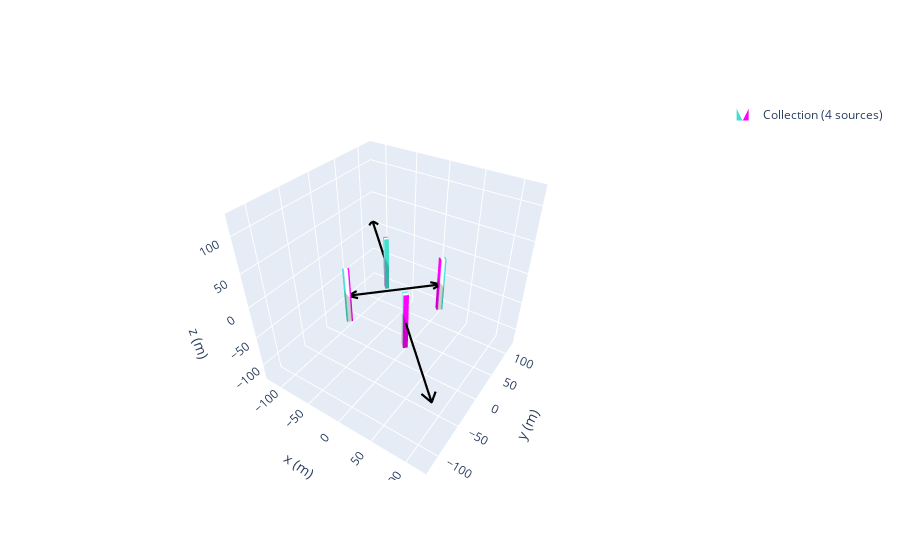

Write notebook code for a chart like this one.
### Code cell
tfmot = magpy.Collection()
N = 2
angles = [45,135,225,315]
angles_d = [180,0,180,0]
l = 30
mstyle = dict(
    mode="color+arrow",
    color=dict(north="magenta", middle="white", south="turquoise"),
    arrow=dict(width=2, color="k")
)
for a in range(len(angles)):
    cube= magpy.magnet.Cuboid(
    dimension=(8,6,80),
    polarization=(1.42,0,0),
    position=(30+l,0,0),
    style_magnetization=mstyle )
    
    cube.rotate_from_angax(angles[a], 'z',anchor = 0)
    cube.rotate_from_angax(angles_d[a], 'z')

    tfmot.add(cube)

magpy.show(tfmot, backend='plotly',)

### Figure 1 — Plotly figure (JSON) as saved in the notebook; plotly's stock layout.template omitted (floating-point values rounded to 4 significant figures)
{"data": [{"color": "#2e91e5", "colorscale": [[0, "turquoise"], [0.16, "turquoise"], [0.26, "white"], [0.74, "white"], [0.84, "magenta"], [1, "magenta"]], "i": [7, 0, 0, 0, 4, 4, 2, 6, 4, 0, 3, 7, 15, 8, 8, 8, 12, 12, 10, 14, 12, 8, 11, 15, 23, 16, 16, 16, 20, 20, 18, 22, 20, 16, 19, 23, 31, 24, 24, 24, 28, 28, 26, 30, 28, 24, 27, 31], "intensity": [0, 0, 1, 1, 0, 0, 1, 1, 0, 0, 1, 1, 0, 0, 1, 1, 0, 0, 1, 1, 0, 0, 1, 1, 0, 0, 1, 1, 0, 0, 1, 1], "j": [0, 7, 1, 2, 6, 7, 1, 2, 5, 5, 2, 2, 8, 15, 9, 10, 14, 15, 9, 10, 13, 13, 10, 10, 16, 23, 17, 18, 22, 23, 17, 18, 21, 21, 18, 18, 24, 31, 25, 26, 30, 31, 25, 26, 29, 29, 26, 26], "k": [3, 4, 2, 3, 5, 6, 5, 5, 0, 1, 7, 6, 11, 12, 10, 11, 13, 14, 13, 13, 8, 9, 15, 14, 19, 20, 18, 19, 21, 22, 21, 21, 16, 17, 23, 22, 27, 28, 26, 27, 29, 30, 29, 29, 24, 25, 31, 30], "legendgroup": "Collection(id=1438035154688)", "name": "Collection (4 sources)", "opacity": 1, "showlegend": true, "showscale": false, "type": "mesh3d", "x": [43.13, 47.38, 41.72, 37.48, 43.13, 47.38, 41.72, 37.48, -37.48, -41.72, -47.38, -43.13, -37.48, -41.72, -47.38, -43.13, -43.13, -47.38, -41.72, -37.48, -43.13, -47.38, -41.72, -37.48, 37.48, 41.72, 47.38, 43.13, 37.48, 41.72, 47.38, 43.13], "y": [47.38, 43.13, 37.48, 41.72, 47.38, 43.13, 37.48, 41.72, 41.72, 37.48, 43.13, 47.38, 41.72, 37.48, 43.13, 47.38, -47.38, -43.13, -37.48, -41.72, -47.38, -43.13, -37.48, -41.72, -41.72, -37.48, -43.13, -47.38, -41.72, -37.48, -43.13, -47.38], "z": [-40, -40, -40, -40, 40, 40, 40, 40, -40, -40, -40, -40, 40, 40, 40, 40, -40.0, -40.0, -40.0, -40.0, 40.0, 40.0, 40.0, 40.0, -40, -40, -40, -40, 40, 40, 40, 40]}, {"legendgroup": "Collection(id=1438035154688)", "line": {"color": "black", "dash": "solid", "width": 4.4}, "mode": "lines", "name": "Collection (4 sources)", "opacity": 1, "showlegend": false, "type": "scatter3d", "x": [null, 42.43, -42.43, -28.85, -42.43, -39.03, -42.43, -42.43, null, -42.43, -127.3, -123.9, -127.3, -113.7, -127.3, -127.3, null, -42.43, 42.43, 28.85, 42.43, 39.03, 42.43, 42.43, null, 42.43, 127.3, 123.9, 127.3, 113.7, 127.3, 127.3], "y": [null, 42.43, -42.43, -39.03, -42.43, -28.85, -42.43, -42.43, null, 42.43, 127.3, 113.7, 127.3, 123.9, 127.3, 127.3, null, -42.43, 42.43, 39.03, 42.43, 28.85, 42.43, 42.43, null, -42.43, -127.3, -113.7, -127.3, -123.9, -127.3, -127.3], "z": [null, 0, 0, 0, 0, 0, 0, 0, null, 0, 0, 0, 0, 0, 0, 0, null, 0, 0, 0, 0, 0, 0, 0, null, 0, 0, 0, 0, 0, 0, 0]}], "layout": {"legend": {"itemsizing": "constant"}, "scene": {"aspectmode": "manual", "aspectratio": {"x": 1, "y": 1, "z": 1}, "camera": {"eye": {"x": 1, "y": -1.5, "z": 1.4}}, "xaxis": {"autorange": false, "range": [-127.3, 127.3], "title": {"text": "x (m)"}}, "yaxis": {"autorange": false, "range": [-127.3, 127.3], "title": {"text": "y (m)"}}, "zaxis": {"autorange": false, "range": [-127.3, 127.3], "title": {"text": "z (m)"}}}}}
